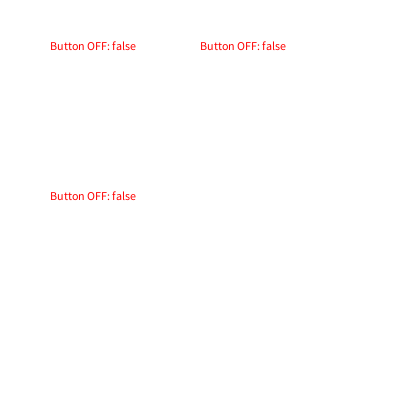
Frame 1 (no input)
Frame 60 (the mouse pressed at the canvas centre just before this capture): identical to frame 1, image omitted
Frame 120 (the mouse held since frame 60 and released just before this capture): identical to frame 1, image omitted

The Processing sketch that drew this single still picture (run headless with seeded random() and noise(); from frame 60 on, the mouse is pressed at the canvas centre):

// Processing sketch: oop1
// ── oop1.pde
// Create an Instance of Button
Button btn1 = new Button(50,50,100,100);
Button btn2 = new Button(200,50,100,100);
Button btn3 = new Button(50,200,100,100);

void setup() {
  size(400,400);
}

void draw() {
  background(255);
  btn1.display();
  btn2.display();
  btn3.display();
}

void mousePressed() {
  btn1.clickButton();
  btn2.clickButton();
  btn3.clickButton();
}
// ── Button.pde
// Class Name
class Button {
  // Class Variables
  boolean button;
  int x, y, w, h;

  // Class Constructor
  Button(int tempX, int tempY, int tempW, int tempH) {
    x = tempX;
    y = tempY;
    w = tempW;
    h = tempH;
    button = false;
  }

  // Class Attributes
  void display() {
    if (button) {
      rect(x, y, w, h);
      fill(0);
      text("Button ON: " + str(button), x, y);
      fill(255,0,0);
      
      
    } else {
      fill(255,0,0);
      text("Button OFF: " + str(button), x, y);
    }
  }


  // Class Behavior
  void clickButton() {
    if (mouseX>x && mouseX<x+w && mouseY>y && mouseY<y+h) {
      button = !button;
    }
  }
}
